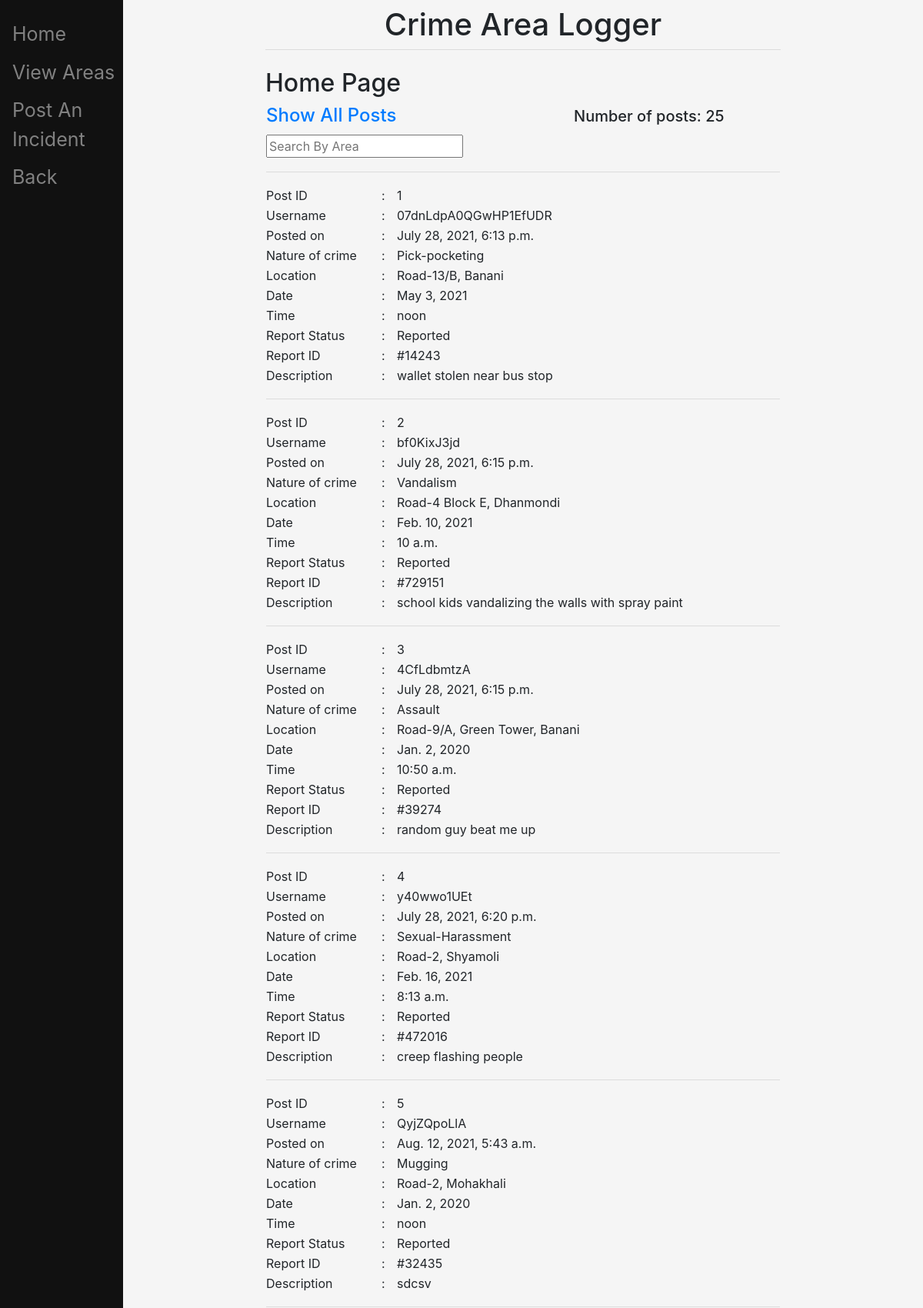
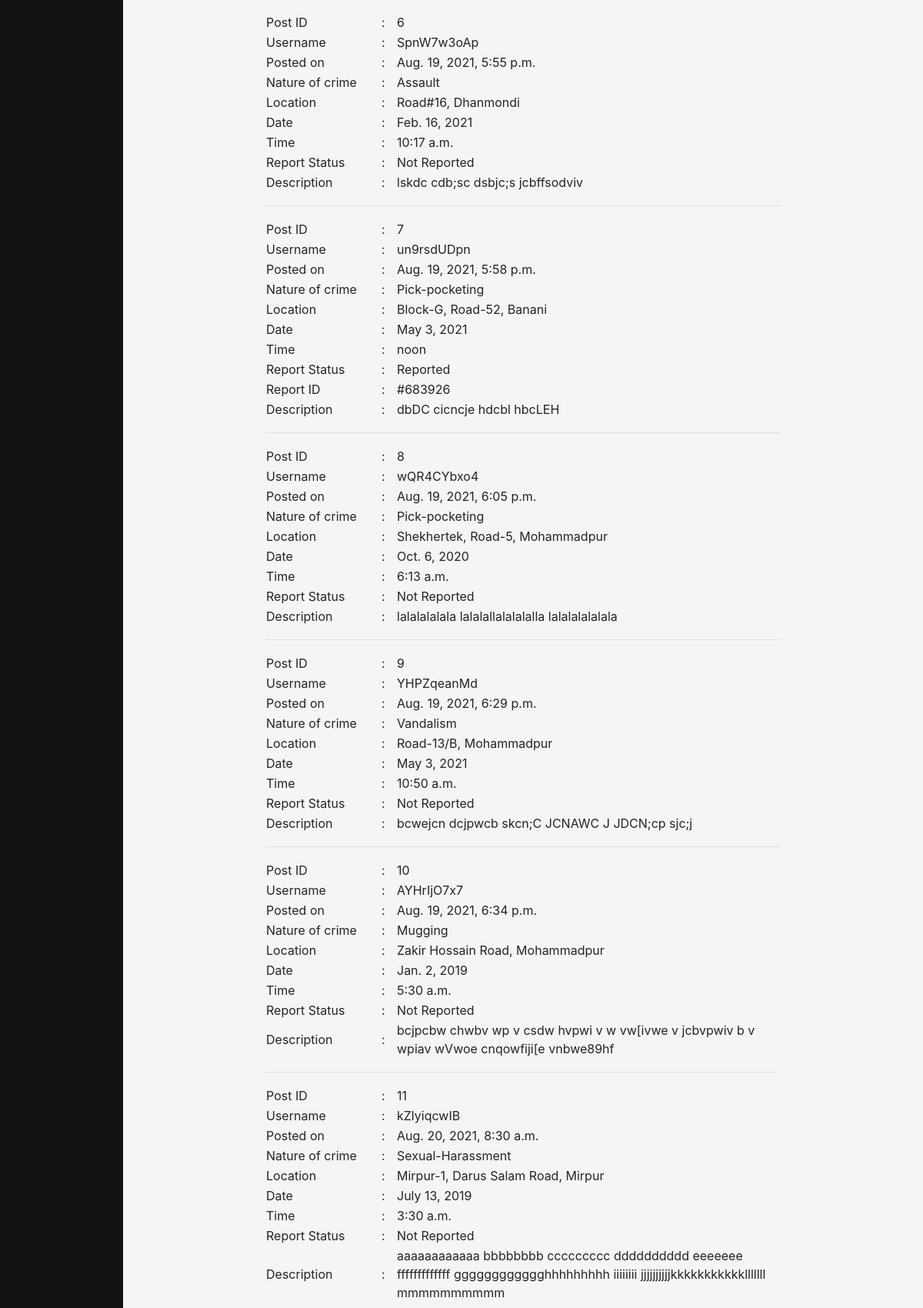
The app's page /Home/AllPosts/ (upper part) with its own data (2 pictures, top to bottom).
### main/models.py (models this page shows, shortened)
class CrimeIncident(models.Model):
	email = models.CharField(max_length=50)
	username = models.CharField(max_length=20)
	area_name = models.CharField(max_length=150)
	nature_of_crime = models.CharField(max_length=50)
	report_status = models.CharField(max_length=20)
	report_id = models.CharField(max_length=10)
	location = models.CharField(max_length=100)
	date_of_crime = models.DateField()
	time_of_crime = models.TimeField()
	timestamp = models.DateTimeField(auto_now_add=True)
	description = models.CharField(max_length=200)

### main/views.py (the view)
# urls.py: path("Home/AllPosts/", views.all_posts, name="all_posts"),
def all_posts(request):
	my_dict = {}
	count = 0
	if request.method=="GET" or True:
		msg = ""
		for i in list(CrimeIncident.objects.all()):
			count += 1
			incident = {
						'Post ID' : i.id,
						'Username' : i.username,
						'Posted on' : i.timestamp,
						'Nature of crime' : i.nature_of_crime,
						'Location' : i.location+", "+i.area_name,
						'Date' : i.date_of_crime,
						'Time' : i.time_of_crime,
						'Report Status' : i.report_status,
					}
			if i.report_status=="Reported":
				incident.update({'Report ID' : "#"+i.report_id})
			incident.update({'Description' : i.description})
			my_dict[i] = incident
		no_of_posts = {'Number of posts:':count}
		return render(request, "main/home.html", {'my_dict':my_dict, 'Msg':msg, 'no_of_posts':no_of_posts})

### main/templates/main/home.html (shortened to what this page needs)
{% extends 'main/base.html' %}
{% block content %}
<h2>Home Page</h2>
<table>
	<tr>
		<td style="width:400px" id='msg' > <h4> <a href={{Msg}} >Show All Posts</a> </h4> </td>
		<td>
			{% for key,value in no_of_posts.items %}
				<h5> {{key}} {{value}} </h5>
			{% endfor %}
		</td>
	</tr>
</table>
<table >
	{% if my_dict|length > 0 %}
	<tr><td colspan="3">
			<form class="example" action='' id='form'>
			 	<input type="text" placeholder="Search By Area" name="search" id='query'>
			</form>
	</td></tr>
	<tr> <td colspan="3", style="width:1000px"> <hr/> </td> </tr>
	{% endif %}
	{% for sl,post in my_dict.items %}
		{% for key,value in post.items %}
			<tr >
				<td style="width:150px"> {{key}} </td>
				<td style="width:20px"> : </td>
				<td> {{value}} </td>
			</tr>
		{% endfor %}
		<tr> <td colspan="3", style="width:1000px"> <hr/> </td> </tr>
	{% endfor %}
</table>
{% endblock %}

### records on screen
CrimeIncident: post "Post ID" "Username" "Posted on" "Nature of crime" "Location" "Date" "Time" "Report Status" "Report ID" "Description", post "1" "07dnLdpA0QGwHP1EfUDR" "July 28, 2021, 6:13 p.m." "Pick-pocketing" "Road-13/B, Banani" "May 3, 2021" "noon" "Reported" "#14243" "wallet stolen near bus stop"
CrimeIncident: post "Post ID" "Username" "Posted on" "Nature of crime" "Location" "Date" "Time" "Report Status" "Report ID" "Description", post "2" "bf0KixJ3jd" "July 28, 2021, 6:15 p.m." "Vandalism" "Road-4 Block E, Dhanmondi" "Feb. 10, 2021" "10 a.m." "Reported" "#729151" "school kids vandalizing the walls with spray paint"
CrimeIncident: post "Post ID" "Username" "Posted on" "Nature of crime" "Location" "Date" "Time" "Report Status" "Report ID" "Description", post "3" "4CfLdbmtzA" "July 28, 2021, 6:15 p.m." "Assault" "Road-9/A, Green Tower, Banani" "Jan. 2, 2020" "10:50 a.m." "Reported" "#39274" "random guy beat me up"
CrimeIncident: post "Post ID" "Username" "Posted on" "Nature of crime" "Location" "Date" "Time" "Report Status" "Report ID" "Description", post "4" "y40wwo1UEt" "July 28, 2021, 6:20 p.m." "Sexual-Harassment" "Road-2, Shyamoli" "Feb. 16, 2021" "8:13 a.m." "Reported" "#472016" "creep flashing people"
CrimeIncident: post "Post ID" "Username" "Posted on" "Nature of crime" "Location" "Date" "Time" "Report Status" "Report ID" "Description", post "5" "QyjZQpoLlA" "Aug. 12, 2021, 5:43 a.m." "Mugging" "Road-2, Mohakhali" "Jan. 2, 2020" "noon" "Reported" "#32435" "sdcsv"
CrimeIncident: post "Post ID" "Username" "Posted on" "Nature of crime" "Location" "Date" "Time" "Report Status" "Description", post "6" "SpnW7w3oAp" "Aug. 19, 2021, 5:55 p.m." "Assault" "Road#16, Dhanmondi" "Feb. 16, 2021" "10:17 a.m." "Not Reported" "lskdc cdb;sc dsbjc;s jcbffsodviv"
CrimeIncident: post "Post ID" "Username" "Posted on" "Nature of crime" "Location" "Date" "Time" "Report Status" "Report ID" "Description", post "7" "un9rsdUDpn" "Aug. 19, 2021, 5:58 p.m." "Pick-pocketing" "Block-G, Road-52, Banani" "May 3, 2021" "noon" "Reported" "#683926" "dbDC cicncje hdcbl hbcLEH"
CrimeIncident: post "Post ID" "Username" "Posted on" "Nature of crime" "Location" "Date" "Time" "Report Status" "Description", post "8" "wQR4CYbxo4" "Aug. 19, 2021, 6:05 p.m." "Pick-pocketing" "Shekhertek, Road-5, Mohammadpur" "Oct. 6, 2020" "6:13 a.m." "Not Reported" "lalalalalala lalalallalalalalla lalalalalalala"
CrimeIncident: post "Post ID" "Username" "Posted on" "Nature of crime" "Location" "Date" "Time" "Report Status" "Description", post "9" "YHPZqeanMd" "Aug. 19, 2021, 6:29 p.m." "Vandalism" "Road-13/B, Mohammadpur" "May 3, 2021" "10:50 a.m." "Not Reported" "bcwejcn dcjpwcb skcn;C JCNAWC J JDCN;cp sjc;j"
CrimeIncident: post "Post ID" "Username" "Posted on" "Nature of crime" "Location" "Date" "Time" "Report Status" "Description", post "10" "AYHrIjO7x7" "Aug. 19, 2021, 6:34 p.m." "Mugging" "Zakir Hossain Road, Mohammadpur" "Jan. 2, 2019" "5:30 a.m." "Not Reported" "bcjpcbw chwbv wp v csdw hvpwi v w vw[ivwe v jcbvpwiv b v wpiav wVwoe cnqowfiji[e vnbwe89hf"
CrimeIncident: post "Post ID" "Username" "Posted on" "Nature of crime" "Location" "Date" "Time" "Report Status" "Description", post "11" "kZlyiqcwIB" "Aug. 20, 2021, 8:30 a.m." "Sexual-Harassment" "Mirpur-1, Darus Salam Road, Mirpur" "July 13, 2019" "3:30 a.m." "Not Reported" "aaaaaaaaaaaa bbbbbbbb ccccccccc dddddddddd eeeeeee fffffffffffff gggggggggggghhhhhhhhh iiiiiiii jjjjjjjjjjkkkkkkkkkkklllllll mmmmmmmmmm"

### other values on screen
{{ key }} "Number of posts:"
{{ value }} "25"
